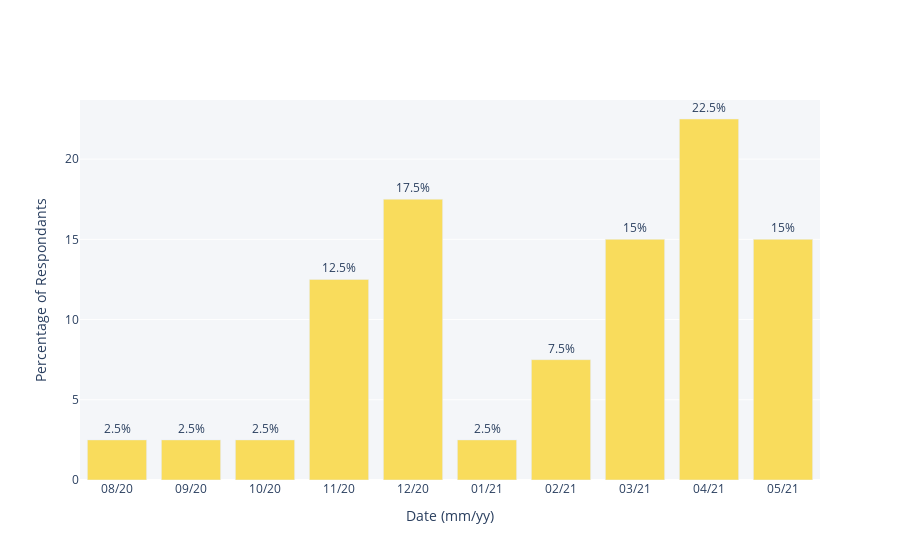

Here is the notebook cell this chart was saved with:
### Markdown cell above
# 6 - Offer Date

### Code cell
x = ['08/20', '09/20', '10/20', '11/20', '12/20', '01/21', '02/21', '03/21', '04/21', '05/21']
y = [2.5, 2.5, 2.5, 12.5, 17.5, 2.5, 7.5, 15, 22.5, 15]

fig = go.Figure(go.Bar(
            x=x,
            y=y,
            text = y))

fig.update_layout(plot_bgcolor='#f4f6f9')
fig.update_traces(marker_color='#f9dc5c')
    
fig.update_yaxes(title_text="Percentage of Respondants")
fig.update_xaxes(title_text="Date (mm/yy)")
fig.update_traces(texttemplate='%{text}%', textposition='outside')


fig.show()

### Figure 1 — Plotly figure (JSON) as saved in the notebook; plotly's stock layout.template omitted (floating-point values rounded to 4 significant figures)
{"data": [{"marker": {"color": "#f9dc5c"}, "text": ["2.5", "2.5", "2.5", "12.5", "17.5", "2.5", "7.5", "15", "22.5", "15"], "textposition": "outside", "texttemplate": "%{text}%", "type": "bar", "x": ["08/20", "09/20", "10/20", "11/20", "12/20", "01/21", "02/21", "03/21", "04/21", "05/21"], "y": [2.5, 2.5, 2.5, 12.5, 17.5, 2.5, 7.5, 15, 22.5, 15]}], "layout": {"plot_bgcolor": "#f4f6f9", "xaxis": {"title": {"text": "Date (mm/yy)"}}, "yaxis": {"title": {"text": "Percentage of Respondants"}}}}
